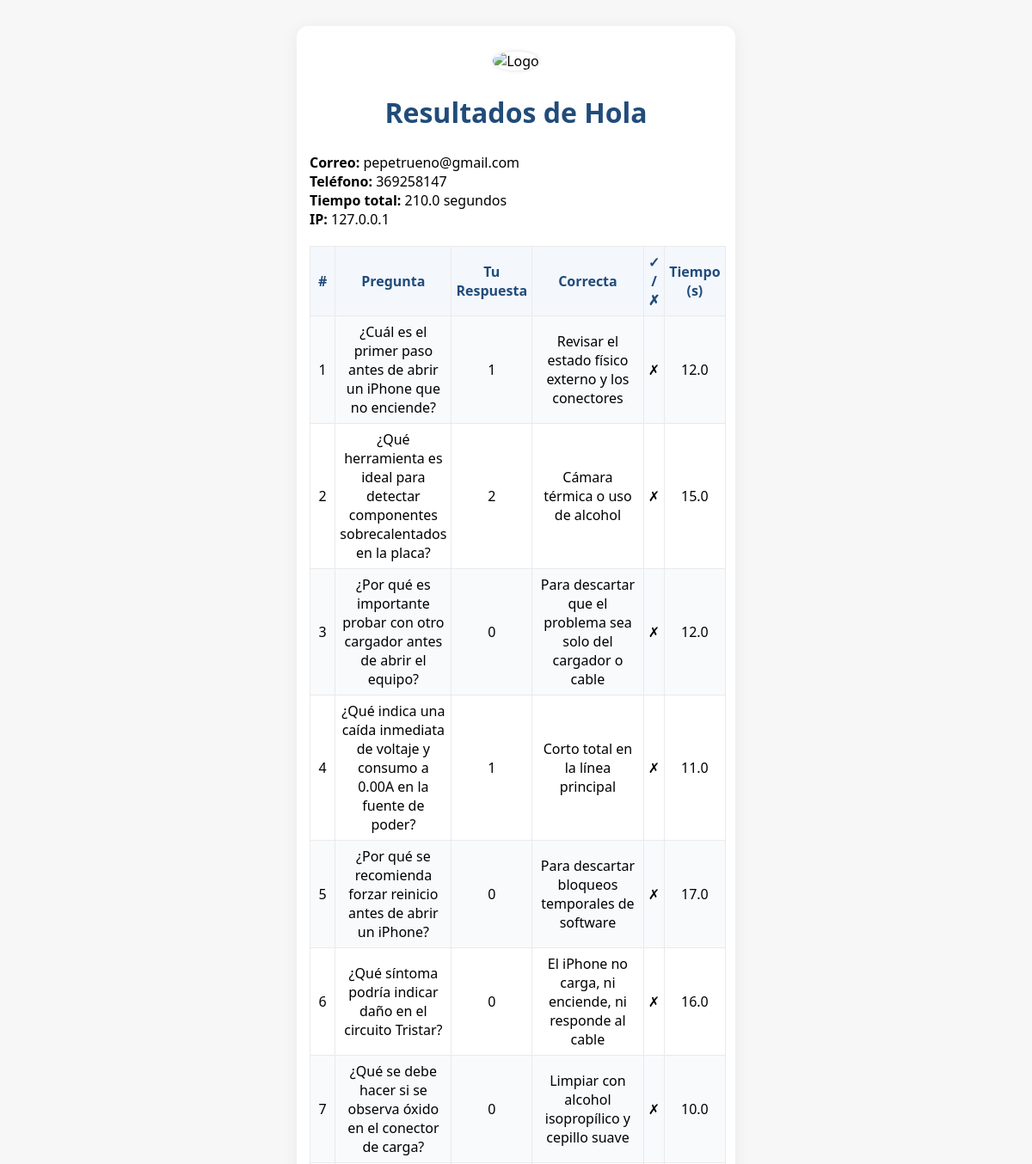
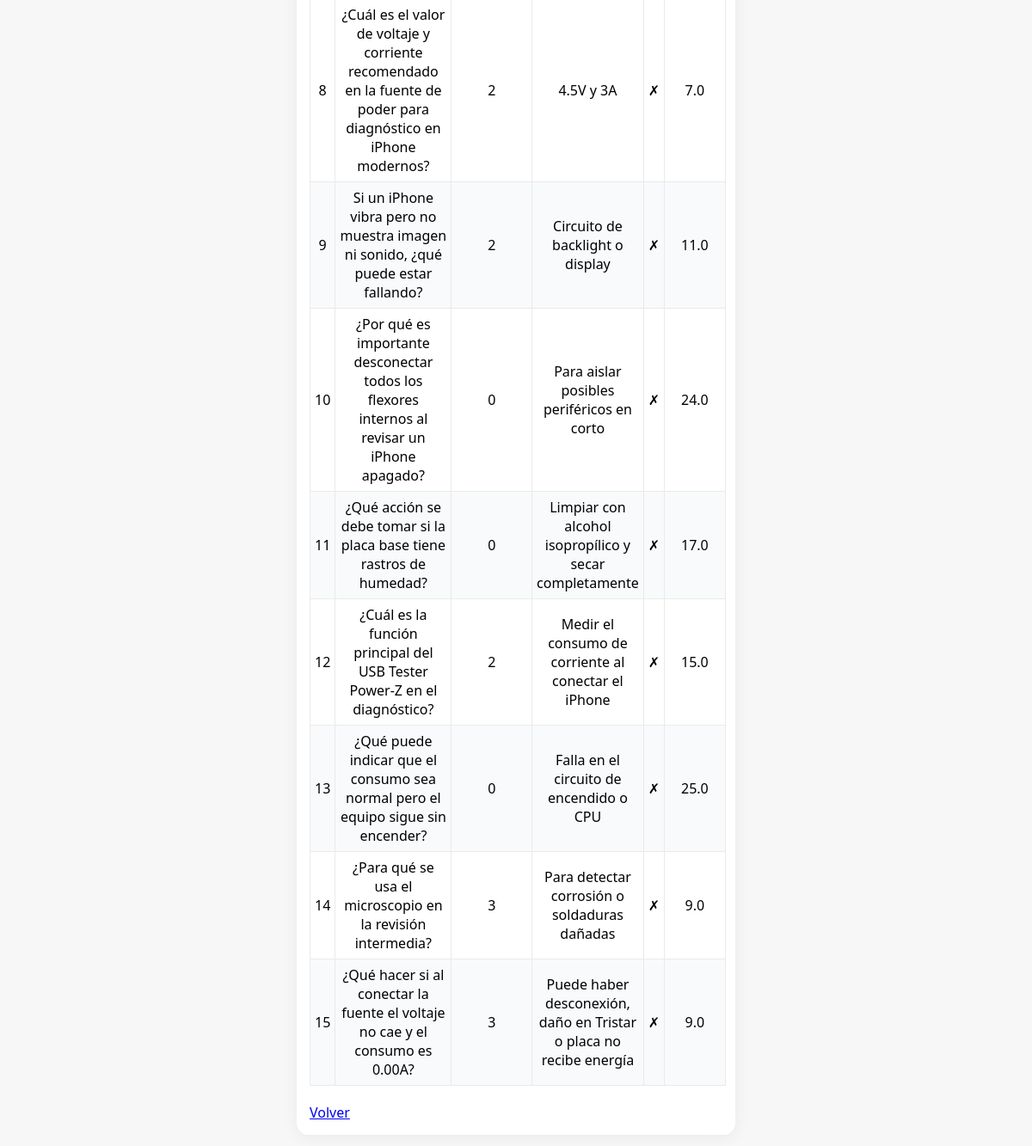
The app's page /admin/detalle/1 (signed in) with its own data (2 pictures, top to bottom).
### tables this page shows
CREATE TABLE respuestas (
            id INTEGER PRIMARY KEY AUTOINCREMENT,
            nombre TEXT,
            correo TEXT,
            telefono TEXT,
            preguntas TEXT,
            respuestas TEXT,
            tiempos TEXT,
            tiempo_total REAL,
            ip TEXT
        );

### app.py (the view)
@app.route("/admin/detalle/<int:res_id>")
@admin_required
def admin_detalle(res_id):
    conn = sqlite3.connect(DB_FILE)
    c = conn.cursor()
    c.execute("SELECT nombre, correo, telefono, respuestas, tiempos, tiempo_total, ip FROM respuestas WHERE id=?", (res_id,))
    row = c.fetchone()
    conn.close()
    if not row:
        return "No encontrado", 404
    preguntas = cargar_preguntas()
    respuestas = json.loads(row[3])
    tiempos = json.loads(row[4])
    detalles = []
    for i, resp in enumerate(respuestas):
        if i < len(preguntas):
            pregunta = preguntas[i]
            correcta_idx = pregunta["respuestaCorrecta"]
            correcta = pregunta["opciones"][correcta_idx]
        else:
            pregunta = {"pregunta": "(no disponible)", "opciones": []}
            correcta = "(no disponible)"
        acierto = resp == str(correcta)
        detalles.append({
            "pregunta": pregunta["pregunta"],
            "respuesta_usuario": resp,
            "respuesta_correcta": correcta,
            "acierto": acierto,
            "tiempo": tiempos[i] if i < len(tiempos) else ""
        })
    return render_template("resultados_tecnico.html",
        nombre=row[0], correo=row[1], telefono=row[2],
        tiempo_total=row[5], ip=row[6], detalles=detalles
    )

### app.py (called while the page is built)
def cargar_preguntas():
    with open(PREGUNTAS_FILE, "r", encoding="utf-8") as f:
        return json.load(f)

def admin_required(f):
    from functools import wraps
    @wraps(f)
    def decorated(*args, **kwargs):
        if not session.get("admin_logged_in"):
            return redirect(url_for("admin_login"))
        return f(*args, **kwargs)
    return decorated

### templates/resultados_tecnico.html (shortened to what this page needs)
<!DOCTYPE html>
<html lang="es">
<head>
    <link rel="stylesheet" href="{{ url_for('static', filename='style.css') }}">
</head>
<body>
    <div class="container">
        <div class="logo-box">
            <img src="{{ url_for('static', filename='logo.png') }}" alt="Logo">
        </div>
        <h2>Resultados de {{ nombre }}</h2>
        <p><b>Correo:</b> {{ correo }}<br>
        <b>Teléfono:</b> {{ telefono }}<br>
        <b>Tiempo total:</b> {{ tiempo_total }} segundos<br>
        <b>IP:</b> {{ ip }}</p>
        <table>
            <tr>
                <th>#</th>
                <th>Pregunta</th>
                <th>Tu Respuesta</th>
                <th>Correcta</th>
                <th>✓ / ✗</th>
                <th>Tiempo (s)</th>
            </tr>
            {% for d in detalles %}
            <tr>
                <td>{{ loop.index }}</td>
                <td>{{ d.pregunta }}</td>
                <td>{{ d.respuesta_usuario }}</td>
                <td>{{ d.respuesta_correcta }}</td>
                <td>{% if d.acierto %}✓{% else %}✗{% endif %}</td>
                <td>{{ d.tiempo }}</td>
            </tr>
            {% endfor %}
        </table>
        <a href="{{ url_for('admin_panel') }}">Volver</a>
    </div>
</body>
</html>

### static/style.css (style rules this page uses)
body { font-family: 'Segoe UI', Arial, sans-serif; background: #f7f7f7; margin: 0; padding: 0; }
.container { max-width: 480px; margin: 30px auto; padding: 30px 15px 15px 15px; background: rgba(255,255,255,0.97); border-radius: 14px; box-shadow: 0 3px 20px rgba(0,0,0,0.06); }
.logo-box { text-align: center; margin-bottom: 22px; }
.logo-box img { width: 90px; border-radius: 50%; box-shadow: 0 0 5px #ddd; }
h1, h2 { text-align: center; color: #214C7A; font-size: 2rem; }
table { width: 100%; border-collapse: collapse; margin: 20px 0; background: #fff; }
th, td { padding: 7px 5px; border: 1px solid #eaeaea; text-align: center; }
th { background: #f4f7fc; color: #214C7A; }
tr:nth-child(even) { background: #f8fafc; }

### records on screen
respuestas: nombre "Hola", correo "pepetrueno@gmail.com", telefono "369258147", tiempo_total "210.0", ip "127.0.0.1"

### other values on screen
{{ d.pregunta }} "¿Cuál es el primer paso antes de abrir un iPhone que no enciende?" "¿Qué herramienta es ideal para detectar componentes sobrecalentados en la placa?" "¿Por qué es importante probar con otro cargador antes de abrir el equipo?" "¿Qué indica una caída inmediata de voltaje y consumo a 0.00A en la fuente de poder?" "¿Por qué se recomienda forzar reinicio antes de abrir un iPhone?" "¿Qué síntoma podría indicar daño en el circuito Tristar?" "¿Qué se debe hacer si se observa óxido en el conector de carga?" "¿Cuál es el valor de voltaje y corriente recomendado en la fuente de poder para diagnóstico en iPhone modernos?" "Si un iPhone vibra pero no muestra imagen ni sonido, ¿qué puede estar fallando?" "¿Por qué es importante desconectar todos los flexores internos al revisar un iPhone apagado?" "¿Qué acción se debe tomar si la placa base tiene rastros de humedad?" "¿Cuál es la función principal del USB Tester Power-Z en el diagnóstico?" "¿Qué puede indicar que el consumo sea normal pero el equipo sigue sin encender?" "¿Para qué se usa el microscopio en la revisión intermedia?" "¿Qué hacer si al conectar la fuente el voltaje no cae y el consumo es 0.00A?"
{{ d.respuesta_usuario }} "1" "2" "0" "1" "0" "0" "0" "2" "2" "0" "0" "2" "0" "3" "3"
{{ d.respuesta_correcta }} "Revisar el estado físico externo y los conectores" "Cámara térmica o uso de alcohol" "Para descartar que el problema sea solo del cargador o cable" "Corto total en la línea principal" "Para descartar bloqueos temporales de software" "El iPhone no carga, ni enciende, ni responde al cable" "Limpiar con alcohol isopropílico y cepillo suave" "4.5V y 3A" "Circuito de backlight o display" "Para aislar posibles periféricos en corto" "Limpiar con alcohol isopropílico y secar completamente" "Medir el consumo de corriente al conectar el iPhone" "Falla en el circuito de encendido o CPU" "Para detectar corrosión o soldaduras dañadas" "Puede haber desconexión, daño en Tristar o placa no recibe energía"
{{ d.tiempo }} "12.0" "15.0" "12.0" "11.0" "17.0" "16.0" "10.0" "7.0" "11.0" "24.0" "17.0" "15.0" "25.0" "9.0" "9.0"
